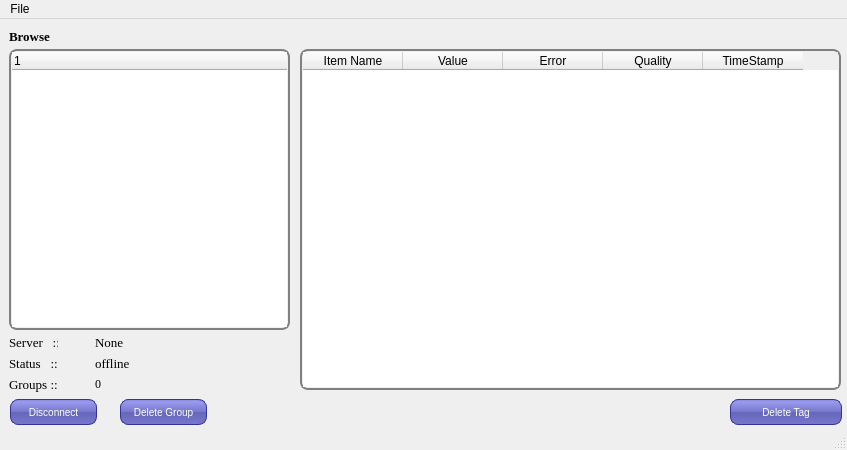
<?xml version="1.0" encoding="UTF-8"?>
<ui version="4.0">
 <class>MainWindow</class>
 <widget class="QMainWindow" name="MainWindow">
  <property name="geometry">
   <rect>
    <x>0</x>
    <y>0</y>
    <width>847</width>
    <height>450</height>
   </rect>
  </property>
  <property name="font">
   <font>
    <family>Times New Roman</family>
    <pointsize>10</pointsize>
   </font>
  </property>
  <property name="windowTitle">
   <string>MainWindow</string>
  </property>
  <property name="styleSheet">
   <string notr="true">
QTreeWidget{
padding: 1px;
border-style: solid;
border: 2px solid gray;
border-radius: 8px;
}
QTableWidget{
padding: 1px;
border-style: solid;
border: 2px solid gray;
border-radius: 8px;
}</string>
  </property>
  <widget class="QWidget" name="centralwidget">
   <widget class="QLabel" name="label_5">
    <property name="geometry">
     <rect>
      <x>9</x>
      <y>9</y>
      <width>41</width>
      <height>16</height>
     </rect>
    </property>
    <property name="font">
     <font>
      <family>Times New Roman</family>
      <pointsize>10</pointsize>
      <weight>75</weight>
      <bold>true</bold>
     </font>
    </property>
    <property name="text">
     <string>Browse</string>
    </property>
   </widget>
   <widget class="QLabel" name="server_name">
    <property name="geometry">
     <rect>
      <x>95</x>
      <y>315</y>
      <width>191</width>
      <height>16</height>
     </rect>
    </property>
    <property name="font">
     <font>
      <family>Times New Roman</family>
      <pointsize>10</pointsize>
     </font>
    </property>
    <property name="text">
     <string>None</string>
    </property>
   </widget>
   <widget class="QLabel" name="label">
    <property name="geometry">
     <rect>
      <x>9</x>
      <y>315</y>
      <width>49</width>
      <height>16</height>
     </rect>
    </property>
    <property name="font">
     <font>
      <family>Times New Roman</family>
      <pointsize>10</pointsize>
      <weight>50</weight>
      <bold>false</bold>
     </font>
    </property>
    <property name="text">
     <string>Server   ::</string>
    </property>
   </widget>
   <widget class="QPushButton" name="button_dissconnect">
    <property name="geometry">
     <rect>
      <x>10</x>
      <y>380</y>
      <width>87</width>
      <height>26</height>
     </rect>
    </property>
    <property name="font">
     <font>
      <pointsize>-1</pointsize>
     </font>
    </property>
    <property name="styleSheet">
     <string notr="true">border: 2px solid gray;
color: white;
background-color: QLinearGradient( x1: 0, y1: 0, x2: 0, y2: 1, stop: 0 #88d, stop: 0.1 #99e, stop: 0.49 #77c, stop: 0.5 #66b, stop: 1 #77c);
border-width: 1px;
border-color: #339;
border-style: solid;
border-radius: 8px;
padding: 3px;
font-size: 10px;
padding-left: 5px;
padding-right: 5px;
min-width: 75px;
max-width: 75px;
min-height: 18px;
max-height: 18px;</string>
    </property>
    <property name="text">
     <string>Disconnect</string>
    </property>
   </widget>
   <widget class="QTreeWidget" name="treeWidget">
    <property name="geometry">
     <rect>
      <x>9</x>
      <y>30</y>
      <width>281</width>
      <height>281</height>
     </rect>
    </property>
    <property name="styleSheet">
     <string notr="true">QTreeView {
    show-decoration-selected: 1;
}

QTreeView::item {
     border: 1px solid #d9d9d9;
    border-top-color: transparent;
    border-bottom-color: transparent;
}

QTreeView::item:hover {
    background: qlineargradient(x1: 0, y1: 0, x2: 0, y2: 1, stop: 0 #e7effd, stop: 1 #cbdaf1);
    border: 1px solid #bfcde4;
}

QTreeView::item:selected {
    border: 1px solid #567dbc;
}

QTreeView::item:selected:active{
    background: qlineargradient(x1: 0, y1: 0, x2: 0, y2: 1, stop: 0 #6ea1f1, stop: 1 #567dbc);
}

QTreeView::item:selected:!active {
    background: qlineargradient(x1: 0, y1: 0, x2: 0, y2: 1, stop: 0 #6b9be8, stop: 1 #577fbf);
}

QTreeView::branch:has-siblings:!adjoins-item {
    border-image: url(vline.png) 0;
}

QTreeView::branch:has-siblings:adjoins-item {
    border-image: url(branch-more.png) 0;
}

QTreeView::branch:!has-children:!has-siblings:adjoins-item {
    border-image: url(branch-end.png) 0;
}

QTreeView::branch:has-children:!has-siblings:closed,
QTreeView::branch:closed:has-children:has-siblings {
        border-image: none;
        image: url(branch-closed.png);
}

QTreeView::branch:open:has-children:!has-siblings,
QTreeView::branch:open:has-children:has-siblings  {
        border-image: none;
        image: url(branch-open.png);
}
</string>
    </property>
    <column>
     <property name="text">
      <string notr="true">1</string>
     </property>
    </column>
   </widget>
   <widget class="QLabel" name="server_groups">
    <property name="geometry">
     <rect>
      <x>95</x>
      <y>357</y>
      <width>31</width>
      <height>16</height>
     </rect>
    </property>
    <property name="font">
     <font>
      <family>Times New Roman</family>
      <pointsize>9</pointsize>
     </font>
    </property>
    <property name="text">
     <string>0</string>
    </property>
   </widget>
   <widget class="QLabel" name="label_6">
    <property name="geometry">
     <rect>
      <x>9</x>
      <y>357</y>
      <width>48</width>
      <height>16</height>
     </rect>
    </property>
    <property name="font">
     <font>
      <family>Times New Roman</family>
      <pointsize>10</pointsize>
     </font>
    </property>
    <property name="text">
     <string>Groups ::</string>
    </property>
   </widget>
   <widget class="QLabel" name="server_status">
    <property name="geometry">
     <rect>
      <x>95</x>
      <y>336</y>
      <width>41</width>
      <height>16</height>
     </rect>
    </property>
    <property name="font">
     <font>
      <family>Times New Roman</family>
      <pointsize>10</pointsize>
     </font>
    </property>
    <property name="text">
     <string>offline</string>
    </property>
   </widget>
   <widget class="QPushButton" name="button_deletegroup">
    <property name="geometry">
     <rect>
      <x>120</x>
      <y>380</y>
      <width>87</width>
      <height>26</height>
     </rect>
    </property>
    <property name="font">
     <font>
      <pointsize>-1</pointsize>
     </font>
    </property>
    <property name="styleSheet">
     <string notr="true">border: 2px solid gray;
color: white;
background-color: QLinearGradient( x1: 0, y1: 0, x2: 0, y2: 1, stop: 0 #88d, stop: 0.1 #99e, stop: 0.49 #77c, stop: 0.5 #66b, stop: 1 #77c);
border-width: 1px;
border-color: #339;
border-style: solid;
border-radius: 8px;
padding: 3px;
font-size: 10px;
padding-left: 5px;
padding-right: 5px;
min-width: 75px;
max-width: 75px;
min-height: 18px;
max-height: 18px;</string>
    </property>
    <property name="text">
     <string>Delete Group</string>
    </property>
   </widget>
   <widget class="QLabel" name="label_2">
    <property name="geometry">
     <rect>
      <x>9</x>
      <y>336</y>
      <width>49</width>
      <height>16</height>
     </rect>
    </property>
    <property name="font">
     <font>
      <family>Times New Roman</family>
      <pointsize>10</pointsize>
     </font>
    </property>
    <property name="text">
     <string>Status   ::</string>
    </property>
   </widget>
   <widget class="QTableWidget" name="tableWidget">
    <property name="geometry">
     <rect>
      <x>300</x>
      <y>30</y>
      <width>541</width>
      <height>341</height>
     </rect>
    </property>
    <property name="styleSheet">
     <string notr="true"> selection-background-color: (x1: 0, y1: 0, x2: 0.5, y2: 0.5,
                                stop: 0 #ffd592, stop: 1 white);</string>
    </property>
    <column>
     <property name="text">
      <string>Item Name</string>
     </property>
    </column>
    <column>
     <property name="text">
      <string>Value</string>
     </property>
    </column>
    <column>
     <property name="text">
      <string>Error</string>
     </property>
    </column>
    <column>
     <property name="text">
      <string>Quality</string>
     </property>
    </column>
    <column>
     <property name="text">
      <string>TimeStamp</string>
     </property>
    </column>
   </widget>
   <widget class="QPushButton" name="button_deleteTag">
    <property name="geometry">
     <rect>
      <x>730</x>
      <y>380</y>
      <width>112</width>
      <height>26</height>
     </rect>
    </property>
    <property name="font">
     <font>
      <pointsize>-1</pointsize>
     </font>
    </property>
    <property name="styleSheet">
     <string notr="true">
border: 2px solid gray;
color: white;
background-color: QLinearGradient( x1: 0, y1: 0, x2: 0, y2: 1, stop: 0 #88d, stop: 0.1 #99e, stop: 0.49 #77c, stop: 0.5 #66b, stop: 1 #77c);
border-width: 1px;
border-color: #339;
border-style: solid;
border-radius: 8px;
padding: 3px;
font-size: 10px;
padding-left: 5px;
padding-right: 5px;
min-width: 100px;
max-width: 100px;
min-height: 18px;
max-height: 18px;
</string>
    </property>
    <property name="text">
     <string>Delete Tag</string>
    </property>
   </widget>
  </widget>
  <widget class="QMenuBar" name="menubar">
   <property name="geometry">
    <rect>
     <x>0</x>
     <y>0</y>
     <width>847</width>
     <height>21</height>
    </rect>
   </property>
   <widget class="QMenu" name="menuFIle">
    <property name="title">
     <string>File</string>
    </property>
    <addaction name="actionAbout_2"/>
    <addaction name="separator"/>
    <addaction name="actionExit_2"/>
   </widget>
   <addaction name="menuFIle"/>
  </widget>
  <widget class="QStatusBar" name="statusbar"/>
  <action name="actionSave">
   <property name="text">
    <string>Save</string>
   </property>
  </action>
  <action name="actionOpen">
   <property name="text">
    <string>Open</string>
   </property>
  </action>
  <action name="actionAbout">
   <property name="text">
    <string>About</string>
   </property>
  </action>
  <action name="actionExit">
   <property name="text">
    <string>Exit</string>
   </property>
  </action>
  <action name="actionAbout_2">
   <property name="text">
    <string>About</string>
   </property>
  </action>
  <action name="actionExit_2">
   <property name="text">
    <string>Exit</string>
   </property>
  </action>
 </widget>
 <resources/>
 <connections/>
</ui>
